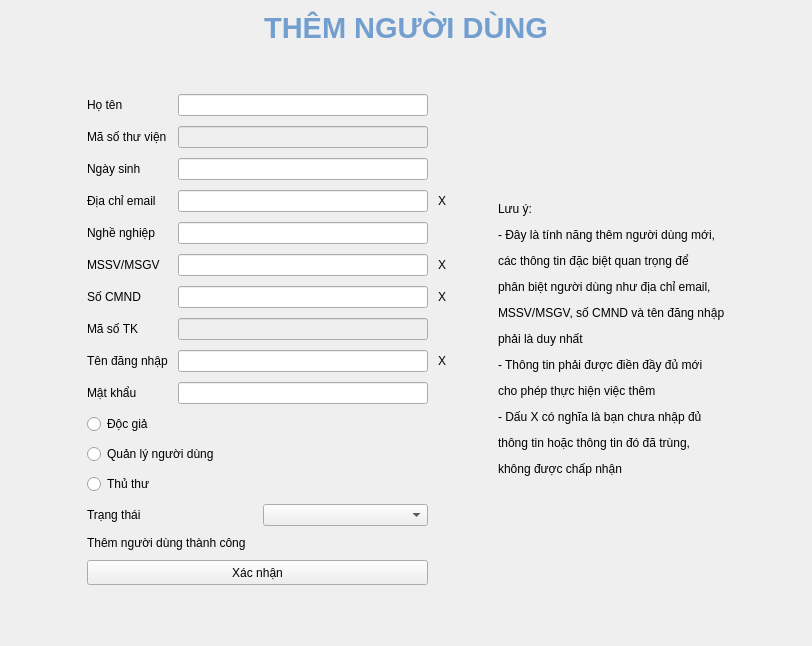
        <widget class="QWidget" name="addUser">
         <layout class="QGridLayout" name="gridLayout">
          <item row="1" column="1">
           <widget class="QWidget" name="addUser_Form" native="true">
            <layout class="QVBoxLayout" name="verticalLayout_3">
             <property name="spacing">
              <number>10</number>
             </property>
             <property name="leftMargin">
              <number>30</number>
             </property>
             <property name="topMargin">
              <number>30</number>
             </property>
             <property name="rightMargin">
              <number>30</number>
             </property>
             <property name="bottomMargin">
              <number>30</number>
             </property>
             <item>
              <layout class="QGridLayout" name="gridLayout_4">
               <property name="topMargin">
                <number>0</number>
               </property>
               <item row="0" column="0">
                <layout class="QGridLayout" name="gridLayout_5">
                 <property name="topMargin">
                  <number>0</number>
                 </property>
                 <property name="bottomMargin">
                  <number>0</number>
                 </property>
                 <item row="9" column="0">
                  <layout class="QHBoxLayout" name="horizontalLayout_9">
                   <property name="bottomMargin">
                    <number>0</number>
                   </property>
                   <item>
                    <widget class="QLabel" name="label_8">
                     <property name="text">
                      <string>Mật khẩu</string>
                     </property>
                    </widget>
                   </item>
                   <item>
                    <widget class="QLineEdit" name="pwLine_addUser">
                     <property name="minimumSize">
                      <size>
                       <width>250</width>
                       <height>0</height>
                      </size>
                     </property>
                     <property name="maximumSize">
                      <size>
                       <width>250</width>
                       <height>16777215</height>
                      </size>
                     </property>
                     <property name="echoMode">
                      <enum>QLineEdit::Password</enum>
                     </property>
                    </widget>
                   </item>
                  </layout>
                 </item>
                 <item row="15" column="0">
                  <widget class="QPushButton" name="confirmButton_addUser">
                   <property name="minimumSize">
                    <size>
                     <width>0</width>
                     <height>25</height>
                    </size>
                   </property>
                   <property name="text">
                    <string>Xác nhận</string>
                   </property>
                  </widget>
                 </item>
                 <item row="12" column="0">
                  <widget class="QRadioButton" name="librarianQRButton">
                   <property name="text">
                    <string>Thủ thư</string>
                   </property>
                   <property name="autoExclusive">
                    <bool>false</bool>
                   </property>
                  </widget>
                 </item>
                 <item row="3" column="1">
                  <widget class="QLabel" name="mailErrLabel_addUser">
                   <property name="minimumSize">
                    <size>
                     <width>10</width>
                     <height>0</height>
                    </size>
                   </property>
                   <property name="maximumSize">
                    <size>
                     <width>10</width>
                     <height>16777215</height>
                    </size>
                   </property>
                   <property name="text">
                    <string>X</string>
                   </property>
                  </widget>
                 </item>
                 <item row="5" column="1">
                  <widget class="QLabel" name="userIDErrLabel_addUser">
                   <property name="minimumSize">
                    <size>
                     <width>10</width>
                     <height>0</height>
                    </size>
                   </property>
                   <property name="maximumSize">
                    <size>
                     <width>10</width>
                     <height>16777215</height>
                    </size>
                   </property>
                   <property name="text">
                    <string>X</string>
                   </property>
                  </widget>
                 </item>
                 <item row="6" column="1">
                  <widget class="QLabel" name="userPIDErrLabel_addUser">
                   <property name="minimumSize">
                    <size>
                     <width>10</width>
                     <height>0</height>
                    </size>
                   </property>
                   <property name="maximumSize">
                    <size>
                     <width>10</width>
                     <height>16777215</height>
                    </size>
                   </property>
                   <property name="text">
                    <string>X</string>
                   </property>
                  </widget>
                 </item>
                 <item row="8" column="1">
                  <widget class="QLabel" name="usnErrLabel_adduser">
                   <property name="minimumSize">
                    <size>
                     <width>10</width>
                     <height>0</height>
                    </size>
                   </property>
                   <property name="maximumSize">
                    <size>
                     <width>10</width>
                     <height>16777215</height>
                    </size>
                   </property>
                   <property name="text">
                    <string>X</string>
                   </property>
                  </widget>
                 </item>
                 <item row="14" column="0">
                  <widget class="QLabel" name="adduser_succLabel">
                   <property name="text">
                    <string>Thêm người dùng thành công</string>
                   </property>
                  </widget>
                 </item>
                 <item row="7" column="0">
                  <layout class="QHBoxLayout" name="horizontalLayout_56">
                   <property name="topMargin">
                    <number>0</number>
                   </property>
                   <item>
                    <widget class="QLabel" name="label_21">
                     <property name="text">
                      <string>Mã số TK</string>
                     </property>
                    </widget>
                   </item>
                   <item>
                    <widget class="QLineEdit" name="addUser_aLine">
                     <property name="enabled">
                      <bool>false</bool>
                     </property>
                     <property name="minimumSize">
                      <size>
                       <width>250</width>
                       <height>0</height>
                      </size>
                     </property>
                     <property name="maximumSize">
                      <size>
                       <width>250</width>
                       <height>16777215</height>
                      </size>
                     </property>
                     <property name="readOnly">
                      <bool>true</bool>
                     </property>
                    </widget>
                   </item>
                  </layout>
                 </item>
                 <item row="10" column="0">
                  <widget class="QRadioButton" name="readerQRButton">
                   <property name="text">
                    <string>Độc giả</string>
                   </property>
                   <property name="autoExclusive">
                    <bool>false</bool>
                   </property>
                  </widget>
                 </item>
                 <item row="11" column="0">
                  <widget class="QRadioButton" name="usermanagerQRButton">
                   <property name="text">
                    <string>Quản lý người dùng</string>
                   </property>
                   <property name="autoExclusive">
                    <bool>false</bool>
                   </property>
                  </widget>
                 </item>
                 <item row="6" column="0">
                  <layout class="QHBoxLayout" name="horizontalLayout_7">
                   <property name="bottomMargin">
                    <number>0</number>
                   </property>
                   <item>
                    <widget class="QLabel" name="label_6">
                     <property name="text">
                      <string>Số CMND</string>
                     </property>
                    </widget>
                   </item>
                   <item>
                    <widget class="QLineEdit" name="userPID_addUser">
                     <property name="minimumSize">
                      <size>
                       <width>250</width>
                       <height>0</height>
                      </size>
                     </property>
                     <property name="maximumSize">
                      <size>
                       <width>250</width>
                       <height>16777215</height>
                      </size>
                     </property>
                    </widget>
                   </item>
                  </layout>
                 </item>
                 <item row="2" column="0">
                  <layout class="QHBoxLayout" name="horizontalLayout_4">
                   <property name="bottomMargin">
                    <number>0</number>
                   </property>
                   <item>
                    <widget class="QLabel" name="label_3">
                     <property name="text">
                      <string>Ngày sinh</string>
                     </property>
                    </widget>
                   </item>
                   <item>
                    <widget class="QLineEdit" name="dobLine_addUser">
                     <property name="minimumSize">
                      <size>
                       <width>250</width>
                       <height>0</height>
                      </size>
                     </property>
                     <property name="maximumSize">
                      <size>
                       <width>250</width>
                       <height>16777215</height>
                      </size>
                     </property>
                    </widget>
                   </item>
                  </layout>
                 </item>
                 <item row="5" column="0">
                  <layout class="QHBoxLayout" name="horizontalLayout_6">
                   <property name="bottomMargin">
                    <number>0</number>
                   </property>
                   <item>
                    <widget class="QLabel" name="label_5">
                     <property name="text">
                      <string>MSSV/MSGV</string>
                     </property>
                    </widget>
                   </item>
                   <item>
                    <widget class="QLineEdit" name="userID_addUser">
                     <property name="minimumSize">
                      <size>
                       <width>250</width>
                       <height>0</height>
                      </size>
                     </property>
                     <property name="maximumSize">
                      <size>
                       <width>250</width>
                       <height>16777215</height>
                      </size>
                     </property>
                    </widget>
                   </item>
                  </layout>
                 </item>
                 <item row="4" column="0">
                  <layout class="QHBoxLayout" name="horizontalLayout_5">
                   <property name="bottomMargin">
                    <number>0</number>
                   </property>
                   <item>
                    <widget class="QLabel" name="label_4">
                     <property name="text">
                      <string>Nghề nghiệp</string>
                     </property>
                    </widget>
                   </item>
                   <item>
                    <widget class="QLineEdit" name="jobLine_addUser">
                     <property name="minimumSize">
                      <size>
                       <width>250</width>
                       <height>0</height>
                      </size>
                     </property>
                     <property name="maximumSize">
                      <size>
                       <width>250</width>
                       <height>16777215</height>
                      </size>
                     </property>
                    </widget>
                   </item>
                  </layout>
                 </item>
                 <item row="8" column="0">
                  <layout class="QHBoxLayout" name="horizontalLayout_8">
                   <property name="bottomMargin">
                    <number>0</number>
                   </property>
                   <item>
                    <widget class="QLabel" name="label_7">
                     <property name="text">
                      <string>Tên đăng nhập</string>
                     </property>
                    </widget>
                   </item>
                   <item>
                    <widget class="QLineEdit" name="usnLine_addUser">
                     <property name="minimumSize">
                      <size>
                       <width>250</width>
                       <height>0</height>
                      </size>
                     </property>
                     <property name="maximumSize">
                      <size>
                       <width>250</width>
                       <height>16777215</height>
                      </size>
                     </property>
                    </widget>
                   </item>
                  </layout>
                 </item>
                 <item row="3" column="0">
                  <layout class="QHBoxLayout" name="horizontalLayout_10">
                   <property name="bottomMargin">
                    <number>0</number>
                   </property>
                   <item>
                    <widget class="QLabel" name="label_9">
                     <property name="text">
                      <string>Địa chỉ email</string>
                     </property>
                    </widget>
                   </item>
                   <item>
                    <widget class="QLineEdit" name="mailLine_addUser">
                     <property name="minimumSize">
                      <size>
                       <width>250</width>
                       <height>0</height>
                      </size>
                     </property>
                     <property name="maximumSize">
                      <size>
                       <width>250</width>
                       <height>16777215</height>
                      </size>
                     </property>
                    </widget>
                   </item>
                  </layout>
                 </item>
                 <item row="13" column="0">
                  <layout class="QHBoxLayout" name="horizontalLayout_53">
                   <item>
                    <widget class="QLabel" name="label_59">
                     <property name="text">
                      <string>Trạng thái</string>
                     </property>
                    </widget>
                   </item>
                   <item>
                    <widget class="QComboBox" name="addUser_state">
                     <item>
                      <property name="text">
                       <string/>
                      </property>
                     </item>
                     <item>
                      <property name="text">
                       <string>Hoạt động</string>
                      </property>
                     </item>
                     <item>
                      <property name="text">
                       <string>Đợi xác thực</string>
                      </property>
                     </item>
                     <item>
                      <property name="text">
                       <string>Khóa</string>
                      </property>
                     </item>
                    </widget>
                   </item>
                  </layout>
                 </item>
                 <item row="0" column="0">
                  <layout class="QHBoxLayout" name="horizontalLayout_2">
                   <property name="bottomMargin">
                    <number>0</number>
                   </property>
                   <item>
                    <widget class="QLabel" name="label_2">
                     <property name="text">
                      <string>Họ tên</string>
                     </property>
                    </widget>
                   </item>
                   <item>
                    <widget class="QLineEdit" name="nameLine_addUser">
                     <property name="minimumSize">
                      <size>
                       <width>250</width>
                       <height>0</height>
                      </size>
                     </property>
                     <property name="maximumSize">
                      <size>
                       <width>250</width>
                       <height>16777215</height>
                      </size>
                     </property>
                     <property name="styleSheet">
                      <string notr="true"/>
                     </property>
                    </widget>
                   </item>
                  </layout>
                 </item>
                 <item row="1" column="0">
                  <layout class="QHBoxLayout" name="horizontalLayout_26">
                   <property name="topMargin">
                    <number>0</number>
                   </property>
                   <item>
                    <widget class="QLabel" name="label_27">
                     <property name="text">
                      <string>Mã số thư viện</string>
                     </property>
                    </widget>
                   </item>
                   <item>
                    <widget class="QLineEdit" name="addUser_libIDLine">
                     <property name="enabled">
                      <bool>false</bool>
                     </property>
                     <property name="minimumSize">
                      <size>
                       <width>250</width>
                       <height>0</height>
                      </size>
                     </property>
                     <property name="maximumSize">
                      <size>
                       <width>250</width>
                       <height>16777215</height>
                      </size>
                     </property>
                    </widget>
                   </item>
                  </layout>
                 </item>
                </layout>
               </item>
               <item row="0" column="2">
                <widget class="QLabel" name="label_11">
                 <property name="text">
                  <string>&lt;html&gt;&lt;head/&gt;&lt;body&gt;&lt;p&gt;Lưu ý:&lt;/p&gt;&lt;p&gt;- Đây là tính năng thêm người dùng mới,&lt;/p&gt;&lt;p&gt;các thông tin đặc biệt quan trọng để&lt;/p&gt;&lt;p&gt;phân biệt người dùng như địa chỉ email, &lt;/p&gt;&lt;p&gt;MSSV/MSGV, số CMND và tên đăng nhập&lt;/p&gt;&lt;p&gt;phải là duy nhất&lt;/p&gt;&lt;p&gt;- Thông tin phải được điền đầy đủ mới &lt;/p&gt;&lt;p&gt;cho phép thực hiện việc thêm&lt;/p&gt;&lt;p&gt;- Dấu X có nghĩa là bạn chưa nhập đủ &lt;/p&gt;&lt;p&gt;thông tin hoặc thông tin đó đã trùng, &lt;/p&gt;&lt;p&gt;không được chấp nhận&lt;/p&gt;&lt;/body&gt;&lt;/html&gt;</string>
                 </property>
                </widget>
               </item>
               <item row="0" column="1">
                <spacer name="horizontalSpacer_4">
                 <property name="orientation">
                  <enum>Qt::Horizontal</enum>
                 </property>
                 <property name="sizeHint" stdset="0">
                  <size>
                   <width>40</width>
                   <height>20</height>
                  </size>
                 </property>
                </spacer>
               </item>
              </layout>
             </item>
            </layout>
           </widget>
          </item>
          <item row="2" column="2">
           <spacer name="horizontalSpacer_20">
            <property name="orientation">
             <enum>Qt::Horizontal</enum>
            </property>
            <property name="sizeHint" stdset="0">
             <size>
              <width>40</width>
              <height>20</height>
             </size>
            </property>
           </spacer>
          </item>
          <item row="1" column="0">
           <spacer name="horizontalSpacer_19">
            <property name="orientation">
             <enum>Qt::Horizontal</enum>
            </property>
            <property name="sizeHint" stdset="0">
             <size>
              <width>40</width>
              <height>20</height>
             </size>
            </property>
           </spacer>
          </item>
          <item row="1" column="2">
           <spacer name="horizontalSpacer_30">
            <property name="orientation">
             <enum>Qt::Horizontal</enum>
            </property>
            <property name="sizeHint" stdset="0">
             <size>
              <width>40</width>
              <height>20</height>
             </size>
            </property>
           </spacer>
          </item>
          <item row="0" column="0" colspan="3">
           <widget class="QLabel" name="label_10">
            <property name="text">
             <string>&lt;html&gt;&lt;head/&gt;&lt;body&gt;&lt;p align=&quot;center&quot;&gt;&lt;span style=&quot; font-size:22pt; font-weight:600; color:#729fcf;&quot;&gt;THÊM NGƯỜI DÙNG&lt;br/&gt;&lt;/span&gt;&lt;/p&gt;&lt;/body&gt;&lt;/html&gt;</string>
            </property>
           </widget>
          </item>
         </layout>
        </widget>
